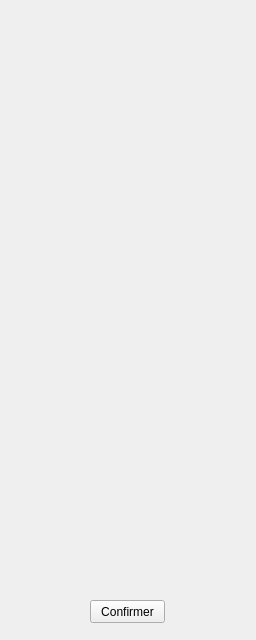
<?xml version="1.0" encoding="UTF-8"?>
<ui version="4.0">
 <class>ProducteurSousResponsable</class>
 <widget class="QWidget" name="ProducteurSousResponsable">
  <property name="geometry">
   <rect>
    <x>0</x>
    <y>0</y>
    <width>256</width>
    <height>640</height>
   </rect>
  </property>
  <property name="windowTitle">
   <string>Widget</string>
  </property>
  <widget class="QPushButton" name="Confirmer">
   <property name="geometry">
    <rect>
     <x>90</x>
     <y>600</y>
     <width>75</width>
     <height>23</height>
    </rect>
   </property>
   <property name="text">
    <string>Confirmer</string>
   </property>
  </widget>
 </widget>
 <resources/>
 <connections/>
</ui>
